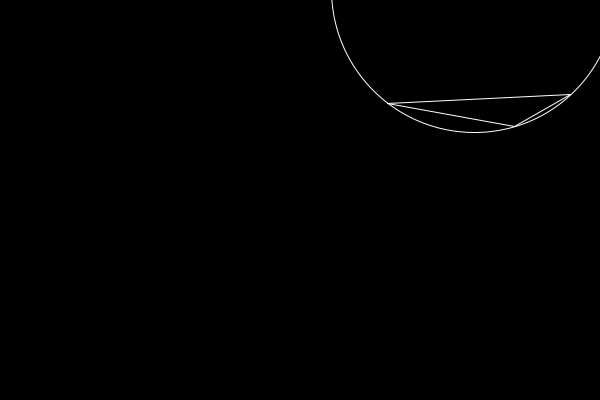
Frame 1 (no input)
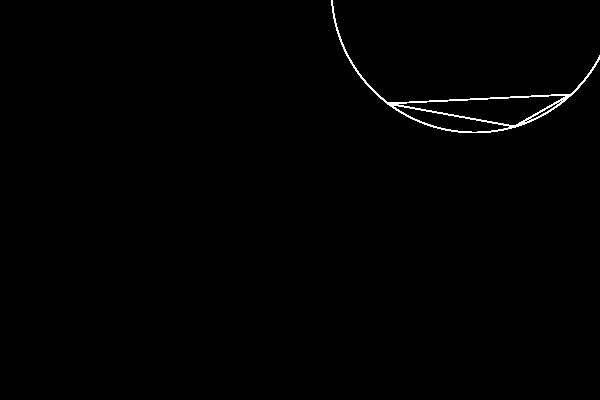
Frame 60 (the mouse pressed at the canvas centre just before this capture)
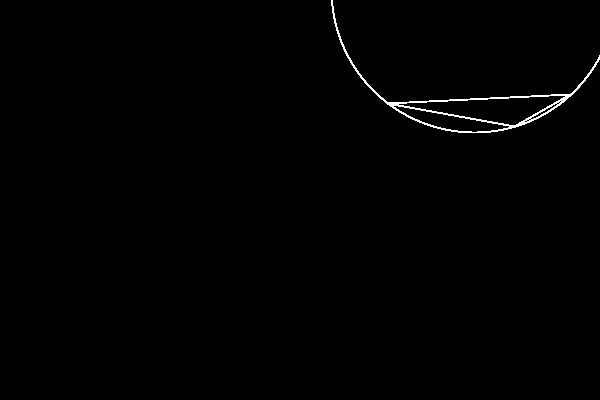
Frame 120 (the mouse held since frame 60 and released just before this capture)

The Processing sketch that drew these frames (run headless with seeded random() and noise(); from frame 60 on, the mouse is pressed at the canvas centre):

// Processing sketch: Triangulation
// ── Triangulation.pde
ArrayList<Point> points;
ArrayList<Segment> lines;
ArrayList<Triangle> triangles;
int noP = 3;

void setup(){
  background(0);
  size(600, 400);
  points = new ArrayList<Point>();
  for (int i = 0; i < noP; i++){
    PVector loc = new PVector(random(width), random(height));
    points.add(new Point(loc));
  }
  triangles = new ArrayList<Triangle>();
  makeTriangle(points.get(0), points.get(1), points.get(2));
}

void draw(){
  stroke(255); //<>//
  strokeWeight(1);
  for (Point p : points){
    p.show();
  }
  for (Triangle t : triangles){
    t.show();
  }
}

void choosePoints(){
  
}

void makeTriangle(Point a, Point b, Point c){
  if (a.isInTriangle & b.isInTriangle & c.isInTriangle){
    return;
  }else{
    triangles.add(new Triangle(a,b,c));
  }
}

// ── Classes.pde
class Point{
  PVector loc;
  Boolean isInTriangle;
  
  Point(PVector _loc){
    loc = _loc;
    isInTriangle = false;
  }
  
  void show(){
    point(loc.x, loc.y);
  }
}



class Circle{
  Point center;
  Float radius;
  
  Circle(Point c, float r){
    center = c;
    radius = r;
  }
  
  void show(){
    noFill();
    ellipse(center.loc.x, center.loc.y, 2*radius, 2*radius);
  }
}



class Segment{
  Point[] ends;
  Circle diametral;
  
  Segment(Point[] p){
    ends = new Point[2];
    ends = p;                                  
    diametral = new Circle(new Point(new PVector(0,0)),1);
    generateCircle();
  }
  
  void show(){
    line(ends[0].loc.x, ends[0].loc.y, ends[1].loc.x, ends[1].loc.y);
    //diametral.show();
  }
  
  void generateCircle(){
    float x1 = ends[0].loc.x;
    float x2 = ends[1].loc.x;
    float y1 = ends[0].loc.y;
    float y2 = ends[1].loc.y;
    
    diametral.center.loc.x = (x2 + x1)/2;
    diametral.center.loc.y = (y2 + y1)/2;
    diametral.radius = sqrt((x1-x2)*(x1-x2) + (y1-y2)*(y1-y2))/2;
  }
}



class Triangle{
  Point[] verteces;
  Segment[] sides;
  Circle circumcircle;
  
  Triangle(Point p, Point q, Point r){
    verteces = new Point[3];
    verteces[0] = p;
    verteces[1] = q;
    verteces[2] = r;
    for (Point v : verteces){
      v.isInTriangle = true;
    }
    sides = new Segment[3];
    circumcircle = new Circle(new Point(new PVector(0,0)),1);
    generateSegments();           //TODO generate circle
    generateCircle();
  }
  
  void show(){
    for(Point p : verteces){
      p.show();
    }
    for (Segment s : sides){
      s.show();
    }
    circumcircle.show();
  }
  
  void generateSegments(){
    Point[] p = new Point[2];
    Point[] q = new Point[2];
    Point[] r = new Point[2];
    p[0] = verteces[0];
    p[1] = verteces[1];
    sides[0] = new Segment(p);
    q[0] = verteces[1];
    q[1] = verteces[2];
    sides[1] = new Segment(q);
    r[0] = verteces[2];
    r[1] = verteces[0];
    sides[2] = new Segment(r);
  }
  
  void generateCircle(){
    
    float ax = verteces[0].loc.x;
    float ay = verteces[0].loc.y;
    float bx = verteces[1].loc.x;
    float by = verteces[1].loc.y;
    float cx = verteces[2].loc.x;
    float cy = verteces[2].loc.y;
    
    float d = 2*(ax*(by-cy)+bx*(cy-ay)+cx*(ay-by));
    
    float aa = ax*ax+ay*ay;
    float bb = bx*bx+by*by;
    float cc = cx*cx+cy*cy;   
    circumcircle.center.loc.x = (aa*(by-cy)+bb*(cy-ay)+cc*(ay-by))/d;
    circumcircle.center.loc.y = (aa*(cx-bx)+bb*(ax-cx)+cc*(bx-ax))/d;
    
    
    float abx = ax - bx;
    float aby = ay - by;
    float C = sqrt(abx * abx + aby * aby);
    float bcx = bx - cx;
    float bcy = by - cy;
    float A = sqrt(bcx * bcx + bcy * bcy);
    float cax = cx - ax;
    float cay = cy - ay;
    float B = sqrt(cax * cax + cay * cay);
    
    circumcircle.radius = (A*B*C) / sqrt((A+B+C)*(B+C-A)*(C+A-B)*(A+B-C));
  }
}
